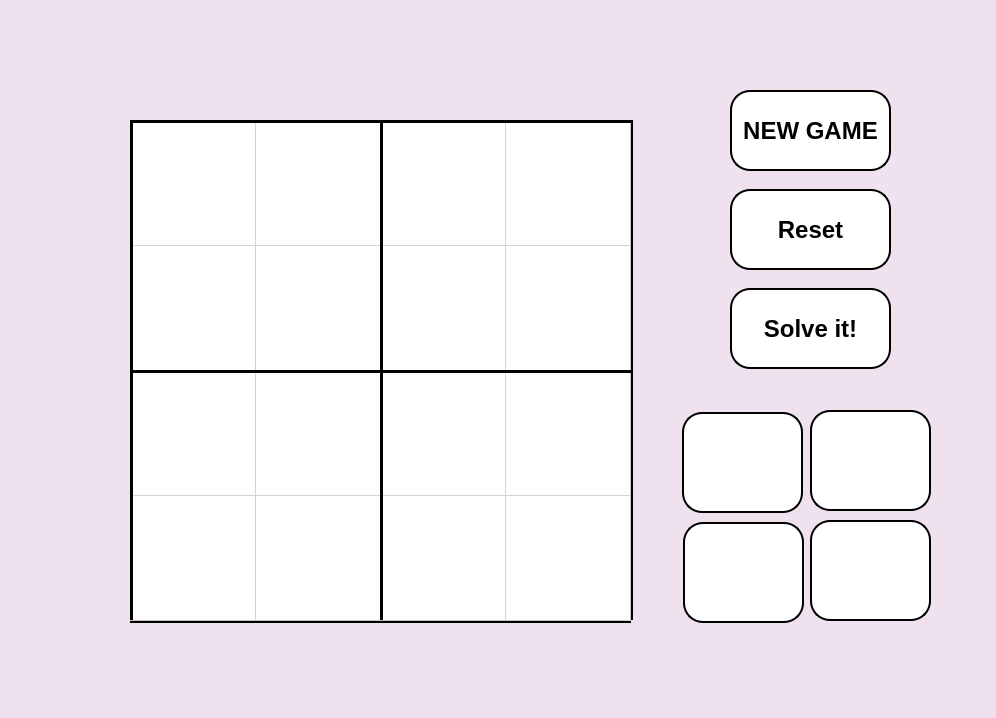
<?xml version="1.0" encoding="UTF-8"?>
<ui version="4.0">
 <class>levelkids</class>
 <widget class="QMainWindow" name="levelkids">
  <property name="geometry">
   <rect>
    <x>0</x>
    <y>0</y>
    <width>996</width>
    <height>718</height>
   </rect>
  </property>
  <property name="sizePolicy">
   <sizepolicy hsizetype="Expanding" vsizetype="Expanding">
    <horstretch>0</horstretch>
    <verstretch>0</verstretch>
   </sizepolicy>
  </property>
  <property name="windowTitle">
   <string>KIDS LEVEL</string>
  </property>
  <property name="styleSheet">
   <string notr="true">background: rgb(239,225,238);</string>
  </property>
  <widget class="QWidget" name="centralWidget">
   <property name="styleSheet">
    <string notr="true"/>
   </property>
   <widget class="QLabel" name="background">
    <property name="geometry">
     <rect>
      <x>0</x>
      <y>0</y>
      <width>1001</width>
      <height>721</height>
     </rect>
    </property>
    <property name="text">
     <string/>
    </property>
   </widget>
   <widget class="QPushButton" name="pushButton_9">
    <property name="enabled">
     <bool>false</bool>
    </property>
    <property name="geometry">
     <rect>
      <x>380</x>
      <y>120</y>
      <width>3</width>
      <height>500</height>
     </rect>
    </property>
    <property name="sizePolicy">
     <sizepolicy hsizetype="Preferred" vsizetype="Fixed">
      <horstretch>0</horstretch>
      <verstretch>0</verstretch>
     </sizepolicy>
    </property>
    <property name="styleSheet">
     <string notr="true">background : black;
border :1px solid black</string>
    </property>
    <property name="text">
     <string/>
    </property>
   </widget>
   <widget class="QPushButton" name="pushButton_10">
    <property name="enabled">
     <bool>false</bool>
    </property>
    <property name="geometry">
     <rect>
      <x>130</x>
      <y>120</y>
      <width>3</width>
      <height>500</height>
     </rect>
    </property>
    <property name="sizePolicy">
     <sizepolicy hsizetype="Preferred" vsizetype="Fixed">
      <horstretch>0</horstretch>
      <verstretch>0</verstretch>
     </sizepolicy>
    </property>
    <property name="styleSheet">
     <string notr="true">background : black;
border :1px solid black</string>
    </property>
    <property name="text">
     <string/>
    </property>
   </widget>
   <widget class="QPushButton" name="menu">
    <property name="geometry">
     <rect>
      <x>40</x>
      <y>20</y>
      <width>131</width>
      <height>81</height>
     </rect>
    </property>
    <property name="styleSheet">
     <string notr="true">border :1px solid transparent ;
background :transparent</string>
    </property>
    <property name="text">
     <string/>
    </property>
    <property name="iconSize">
     <size>
      <width>131</width>
      <height>81</height>
     </size>
    </property>
   </widget>
   <widget class="QPushButton" name="pushButton_7">
    <property name="enabled">
     <bool>false</bool>
    </property>
    <property name="geometry">
     <rect>
      <x>130</x>
      <y>620</y>
      <width>501</width>
      <height>3</height>
     </rect>
    </property>
    <property name="styleSheet">
     <string notr="true">background : black;
border :1px solid black</string>
    </property>
    <property name="text">
     <string/>
    </property>
   </widget>
   <widget class="QPushButton" name="pushButton_8">
    <property name="enabled">
     <bool>false</bool>
    </property>
    <property name="geometry">
     <rect>
      <x>630</x>
      <y>120</y>
      <width>3</width>
      <height>500</height>
     </rect>
    </property>
    <property name="sizePolicy">
     <sizepolicy hsizetype="Preferred" vsizetype="Fixed">
      <horstretch>0</horstretch>
      <verstretch>0</verstretch>
     </sizepolicy>
    </property>
    <property name="styleSheet">
     <string notr="true">background : black;
border :1px solid black</string>
    </property>
    <property name="text">
     <string/>
    </property>
   </widget>
   <widget class="QTableWidget" name="mytable">
    <property name="geometry">
     <rect>
      <x>130</x>
      <y>120</y>
      <width>501</width>
      <height>501</height>
     </rect>
    </property>
    <property name="sizePolicy">
     <sizepolicy hsizetype="Preferred" vsizetype="Preferred">
      <horstretch>0</horstretch>
      <verstretch>0</verstretch>
     </sizepolicy>
    </property>
    <property name="mouseTracking">
     <bool>false</bool>
    </property>
    <property name="layoutDirection">
     <enum>Qt::LeftToRight</enum>
    </property>
    <property name="styleSheet">
     <string notr="true">background :white</string>
    </property>
    <property name="inputMethodHints">
     <set>Qt::ImhNone</set>
    </property>
    <property name="verticalScrollBarPolicy">
     <enum>Qt::ScrollBarAlwaysOff</enum>
    </property>
    <property name="horizontalScrollBarPolicy">
     <enum>Qt::ScrollBarAlwaysOff</enum>
    </property>
    <property name="sizeAdjustPolicy">
     <enum>QAbstractScrollArea::AdjustToContents</enum>
    </property>
    <property name="autoScroll">
     <bool>false</bool>
    </property>
    <property name="editTriggers">
     <set>QAbstractItemView::NoEditTriggers</set>
    </property>
    <property name="dragDropOverwriteMode">
     <bool>false</bool>
    </property>
    <property name="alternatingRowColors">
     <bool>false</bool>
    </property>
    <property name="iconSize">
     <size>
      <width>200</width>
      <height>80</height>
     </size>
    </property>
    <property name="textElideMode">
     <enum>Qt::ElideLeft</enum>
    </property>
    <property name="sortingEnabled">
     <bool>false</bool>
    </property>
    <property name="wordWrap">
     <bool>true</bool>
    </property>
    <property name="cornerButtonEnabled">
     <bool>true</bool>
    </property>
    <attribute name="horizontalHeaderVisible">
     <bool>false</bool>
    </attribute>
    <attribute name="horizontalHeaderCascadingSectionResizes">
     <bool>true</bool>
    </attribute>
    <attribute name="horizontalHeaderDefaultSectionSize">
     <number>125</number>
    </attribute>
    <attribute name="horizontalHeaderHighlightSections">
     <bool>false</bool>
    </attribute>
    <attribute name="horizontalHeaderMinimumSectionSize">
     <number>17</number>
    </attribute>
    <attribute name="verticalHeaderVisible">
     <bool>false</bool>
    </attribute>
    <attribute name="verticalHeaderCascadingSectionResizes">
     <bool>false</bool>
    </attribute>
    <attribute name="verticalHeaderDefaultSectionSize">
     <number>125</number>
    </attribute>
    <attribute name="verticalHeaderHighlightSections">
     <bool>true</bool>
    </attribute>
    <attribute name="verticalHeaderShowSortIndicator" stdset="0">
     <bool>true</bool>
    </attribute>
    <row>
     <property name="text">
      <string>New Row</string>
     </property>
    </row>
    <row>
     <property name="text">
      <string>New Row</string>
     </property>
    </row>
    <row>
     <property name="text">
      <string>New Row</string>
     </property>
    </row>
    <row>
     <property name="text">
      <string>New Row</string>
     </property>
    </row>
    <column>
     <property name="text">
      <string>New Column</string>
     </property>
    </column>
    <column>
     <property name="text">
      <string>New Column</string>
     </property>
    </column>
    <column>
     <property name="text">
      <string>New Column</string>
     </property>
    </column>
    <column>
     <property name="text">
      <string>New Column</string>
     </property>
    </column>
    <item row="0" column="0">
     <property name="text">
      <string/>
     </property>
    </item>
   </widget>
   <widget class="QPushButton" name="pushButton_6">
    <property name="enabled">
     <bool>false</bool>
    </property>
    <property name="geometry">
     <rect>
      <x>130</x>
      <y>370</y>
      <width>501</width>
      <height>3</height>
     </rect>
    </property>
    <property name="styleSheet">
     <string notr="true">background : black;
border :1px solid black</string>
    </property>
    <property name="text">
     <string/>
    </property>
   </widget>
   <widget class="QPushButton" name="pushButton_5">
    <property name="enabled">
     <bool>false</bool>
    </property>
    <property name="geometry">
     <rect>
      <x>130</x>
      <y>120</y>
      <width>501</width>
      <height>3</height>
     </rect>
    </property>
    <property name="styleSheet">
     <string notr="true">background : black;
border :1px solid black</string>
    </property>
    <property name="text">
     <string/>
    </property>
   </widget>
   <widget class="QPushButton" name="pushButton_11">
    <property name="enabled">
     <bool>false</bool>
    </property>
    <property name="geometry">
     <rect>
      <x>380</x>
      <y>120</y>
      <width>3</width>
      <height>500</height>
     </rect>
    </property>
    <property name="sizePolicy">
     <sizepolicy hsizetype="Preferred" vsizetype="Fixed">
      <horstretch>0</horstretch>
      <verstretch>0</verstretch>
     </sizepolicy>
    </property>
    <property name="styleSheet">
     <string notr="true">background : black;
border :1px solid black</string>
    </property>
    <property name="text">
     <string/>
    </property>
   </widget>
   <widget class="QPushButton" name="pushButton_12">
    <property name="enabled">
     <bool>false</bool>
    </property>
    <property name="geometry">
     <rect>
      <x>130</x>
      <y>120</y>
      <width>3</width>
      <height>500</height>
     </rect>
    </property>
    <property name="sizePolicy">
     <sizepolicy hsizetype="Preferred" vsizetype="Fixed">
      <horstretch>0</horstretch>
      <verstretch>0</verstretch>
     </sizepolicy>
    </property>
    <property name="styleSheet">
     <string notr="true">background : black;
border :1px solid black</string>
    </property>
    <property name="text">
     <string/>
    </property>
   </widget>
   <widget class="QPushButton" name="NEWGAME">
    <property name="geometry">
     <rect>
      <x>730</x>
      <y>90</y>
      <width>161</width>
      <height>81</height>
     </rect>
    </property>
    <property name="sizePolicy">
     <sizepolicy hsizetype="Minimum" vsizetype="Preferred">
      <horstretch>0</horstretch>
      <verstretch>0</verstretch>
     </sizepolicy>
    </property>
    <property name="baseSize">
     <size>
      <width>0</width>
      <height>0</height>
     </size>
    </property>
    <property name="styleSheet">
     <string notr="true">border: 2px solid black;

background:white;
border-radius:20px
;
font:18pt;
font-weight :bold;</string>
    </property>
    <property name="text">
     <string>NEW GAME</string>
    </property>
    <property name="iconSize">
     <size>
      <width>16</width>
      <height>16</height>
     </size>
    </property>
   </widget>
   <widget class="QPushButton" name="Solve_it">
    <property name="geometry">
     <rect>
      <x>730</x>
      <y>288</y>
      <width>161</width>
      <height>81</height>
     </rect>
    </property>
    <property name="sizePolicy">
     <sizepolicy hsizetype="Minimum" vsizetype="Preferred">
      <horstretch>0</horstretch>
      <verstretch>0</verstretch>
     </sizepolicy>
    </property>
    <property name="styleSheet">
     <string notr="true">border: 2px solid black;

background:white;
border-radius:20px
;
font:18pt;
font-weight :bold;</string>
    </property>
    <property name="text">
     <string>Solve it!</string>
    </property>
   </widget>
   <widget class="QPushButton" name="reset">
    <property name="geometry">
     <rect>
      <x>730</x>
      <y>189</y>
      <width>161</width>
      <height>81</height>
     </rect>
    </property>
    <property name="sizePolicy">
     <sizepolicy hsizetype="Minimum" vsizetype="Preferred">
      <horstretch>0</horstretch>
      <verstretch>0</verstretch>
     </sizepolicy>
    </property>
    <property name="baseSize">
     <size>
      <width>0</width>
      <height>0</height>
     </size>
    </property>
    <property name="styleSheet">
     <string notr="true">border: 2px solid black;

background:white;
border-radius:20px
;
font:18pt;
font-weight :bold;</string>
    </property>
    <property name="text">
     <string>Reset</string>
    </property>
    <property name="iconSize">
     <size>
      <width>16</width>
      <height>16</height>
     </size>
    </property>
   </widget>
   <widget class="QPushButton" name="number2">
    <property name="enabled">
     <bool>true</bool>
    </property>
    <property name="geometry">
     <rect>
      <x>810</x>
      <y>410</y>
      <width>121</width>
      <height>101</height>
     </rect>
    </property>
    <property name="sizePolicy">
     <sizepolicy hsizetype="Minimum" vsizetype="Preferred">
      <horstretch>0</horstretch>
      <verstretch>0</verstretch>
     </sizepolicy>
    </property>
    <property name="styleSheet">
     <string notr="true">border: 2px solid black;

background:white;
border-radius:20px
 </string>
    </property>
    <property name="text">
     <string/>
    </property>
    <property name="iconSize">
     <size>
      <width>110</width>
      <height>110</height>
     </size>
    </property>
   </widget>
   <widget class="QPushButton" name="number1">
    <property name="enabled">
     <bool>true</bool>
    </property>
    <property name="geometry">
     <rect>
      <x>682</x>
      <y>412</y>
      <width>121</width>
      <height>101</height>
     </rect>
    </property>
    <property name="sizePolicy">
     <sizepolicy hsizetype="Minimum" vsizetype="Preferred">
      <horstretch>0</horstretch>
      <verstretch>0</verstretch>
     </sizepolicy>
    </property>
    <property name="layoutDirection">
     <enum>Qt::LeftToRight</enum>
    </property>
    <property name="styleSheet">
     <string notr="true">border: 2px solid black;

background:white;
border-radius:20px
 </string>
    </property>
    <property name="text">
     <string/>
    </property>
    <property name="iconSize">
     <size>
      <width>110</width>
      <height>110</height>
     </size>
    </property>
   </widget>
   <widget class="QPushButton" name="number4">
    <property name="enabled">
     <bool>true</bool>
    </property>
    <property name="geometry">
     <rect>
      <x>810</x>
      <y>520</y>
      <width>121</width>
      <height>101</height>
     </rect>
    </property>
    <property name="sizePolicy">
     <sizepolicy hsizetype="Minimum" vsizetype="Preferred">
      <horstretch>0</horstretch>
      <verstretch>0</verstretch>
     </sizepolicy>
    </property>
    <property name="styleSheet">
     <string notr="true">border: 2px solid black;

background:white;
border-radius:20px
 </string>
    </property>
    <property name="text">
     <string/>
    </property>
    <property name="iconSize">
     <size>
      <width>110</width>
      <height>110</height>
     </size>
    </property>
   </widget>
   <widget class="QPushButton" name="number3">
    <property name="enabled">
     <bool>true</bool>
    </property>
    <property name="geometry">
     <rect>
      <x>683</x>
      <y>522</y>
      <width>121</width>
      <height>101</height>
     </rect>
    </property>
    <property name="sizePolicy">
     <sizepolicy hsizetype="Minimum" vsizetype="Preferred">
      <horstretch>0</horstretch>
      <verstretch>0</verstretch>
     </sizepolicy>
    </property>
    <property name="styleSheet">
     <string notr="true">border: 2px solid black;

background:white;
border-radius:20px
 </string>
    </property>
    <property name="text">
     <string/>
    </property>
    <property name="iconSize">
     <size>
      <width>110</width>
      <height>110</height>
     </size>
    </property>
   </widget>
  </widget>
 </widget>
 <layoutdefault spacing="6" margin="11"/>
 <resources/>
 <connections/>
</ui>
